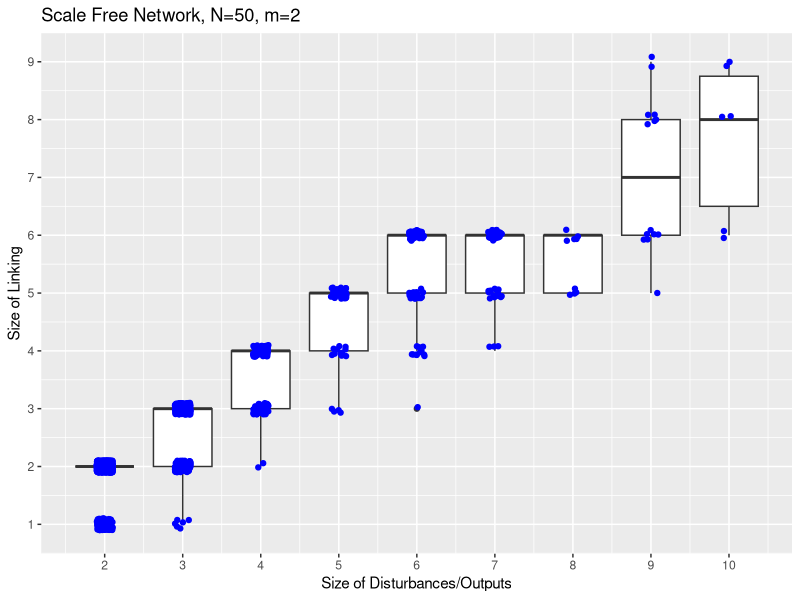
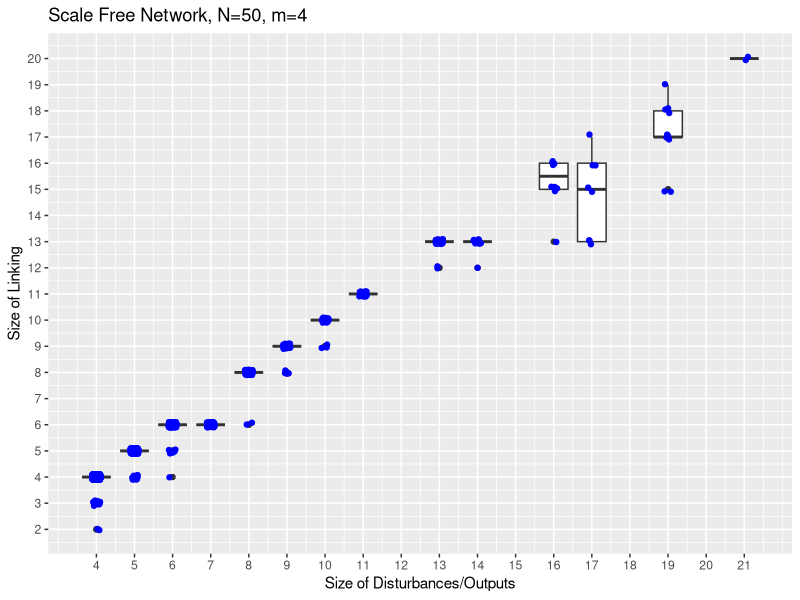
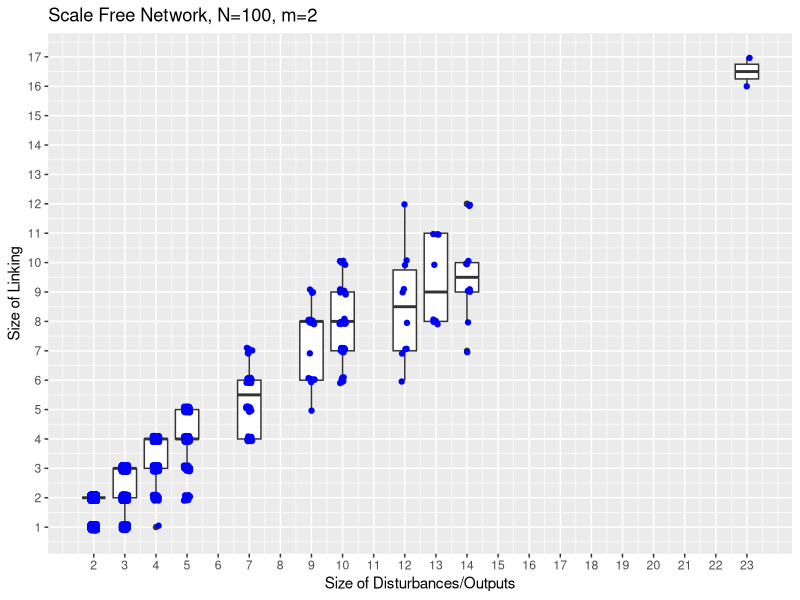
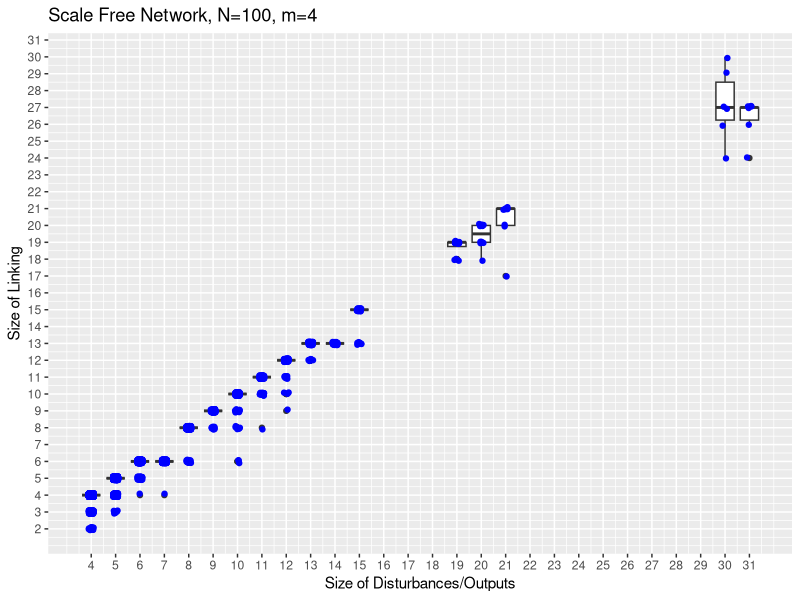
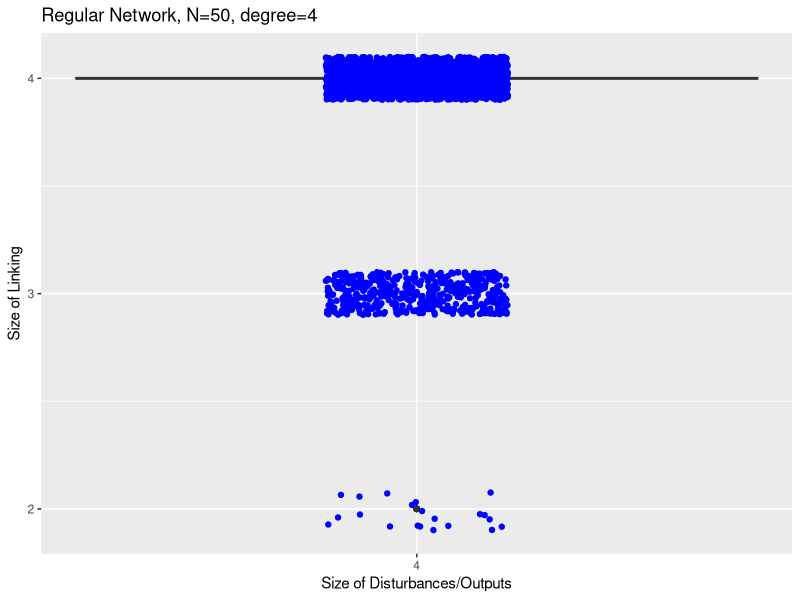
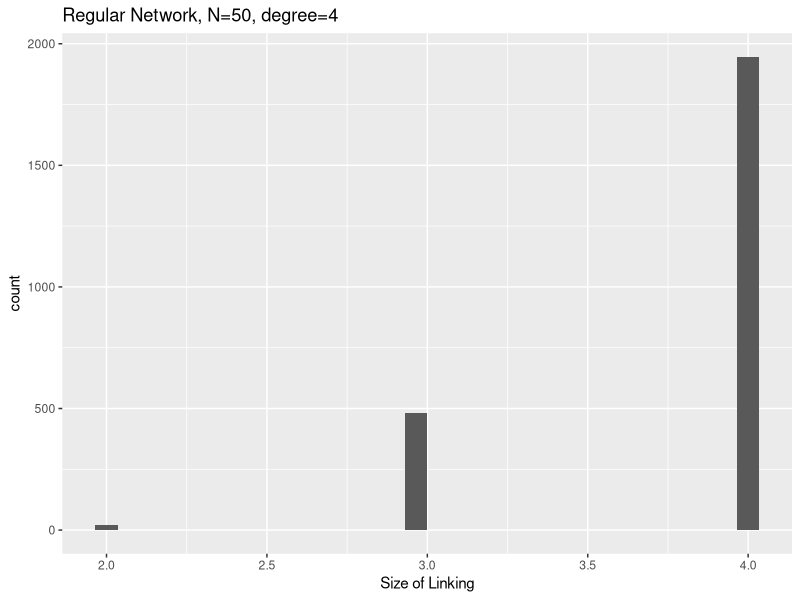
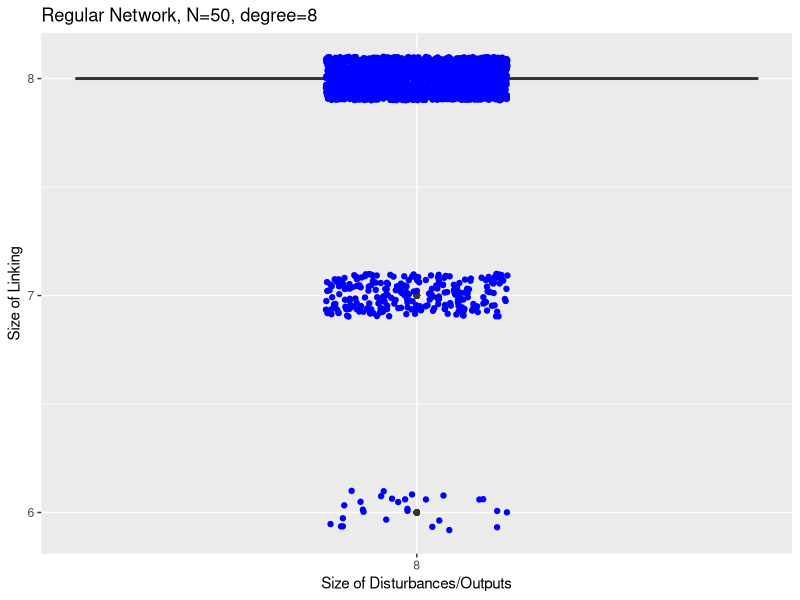
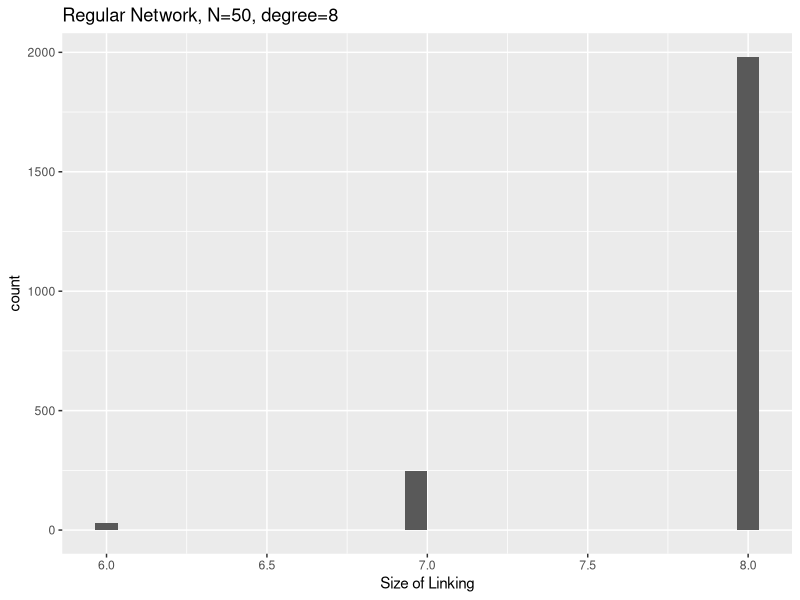

Write the R code that produced these figures, in order.
## ---- chunk 1
library(ggplot2)
## ---- chunk 2
data.N50m2 <- read.csv(file="linking_50_2.csv") 
data.N50m4 <- read.csv(file="linking_50_4.csv")
data.N100m2 <- read.csv(file="linking_100_2.csv")
data.N100m4 <- read.csv(file="linking_100_4.csv")


data.N50m2.R <- read.csv(file="regular_50_2.csv") 
data.N50m4.R <- read.csv(file="regular_50_4.csv")
data.N100m2.R <- read.csv(file="regular_100_2.csv")
data.N100m4.R <- read.csv(file="regular_100_4.csv")


data.N50m2.SW <- read.csv(file="small_50_2.csv")
data.N50m4.SW <- read.csv(file="small_50_4.csv")


## ---- chunk 3
dat <- data.N50m2
colnames(dat) <- c("y", "x")
ggplot(data=dat, aes(x=x, y=y))  +
  geom_boxplot(aes(group=x)) +
  geom_jitter(aes(group=x), color="blue", position = position_jitter(width = 0.1, height=0.1)) + 
  labs(x="Size of Disturbances/Outputs", y="Size of Linking", title="Scale Free Network, N=50, m=2") +
  scale_x_continuous(breaks = round(seq(min(dat$x), max(dat$x), by = 1),1)) +
  scale_y_continuous(breaks = round(seq(min(dat$y), max(dat$y), by = 1),1))



dat <- data.N50m4
colnames(dat) <- c("y", "x")
ggplot(data=dat, aes(x=x, y=y))  +
  geom_boxplot(aes(group=x)) +
  geom_jitter(aes(group=x), color="blue", position = position_jitter(width = 0.1, height=0.1)) + 
  labs(x="Size of Disturbances/Outputs", y="Size of Linking", title="Scale Free Network, N=50, m=4") +
  scale_x_continuous(breaks = round(seq(min(dat$x), max(dat$x), by = 1),1)) +
  scale_y_continuous(breaks = round(seq(min(dat$y), max(dat$y), by = 1),1))

dat <- data.N100m2
colnames(dat) <- c("y", "x")
ggplot(data=dat, aes(x=x, y=y))  +
  geom_boxplot(aes(group=x)) +
  geom_jitter(aes(group=x), color="blue", position = position_jitter(width = 0.1, height=0.1)) + 
  labs(x="Size of Disturbances/Outputs", y="Size of Linking", title="Scale Free Network, N=100, m=2") +
  scale_x_continuous(breaks = round(seq(min(dat$x), max(dat$x), by = 1),1)) +
  scale_y_continuous(breaks = round(seq(min(dat$y), max(dat$y), by = 1),1))
  
  

dat <- data.N100m4
colnames(dat) <- c("y", "x")
ggplot(data=dat, aes(x=x, y=y))  +
  geom_boxplot(aes(group=x)) +
  geom_jitter(aes(group=x), color="blue", position = position_jitter(width = 0.1, height=0.1)) + 
  labs(x="Size of Disturbances/Outputs", y="Size of Linking", title="Scale Free Network, N=100, m=4") +
  scale_x_continuous(breaks = round(seq(min(dat$x), max(dat$x,dat$y), by = 1),1)) +
  scale_y_continuous(breaks = round(seq(min(dat$y), max(dat$x,dat$y), by = 1),1))
## ---- chunk 4
dat <- data.N50m2.R[data.N50m2.R$degree==4,]
colnames(dat) <- c("y", "x")
ggplot(data=dat, aes(x=x, y=y))  +
  geom_boxplot(aes(group=x)) +
  geom_jitter(aes(group=x), color="blue", position = position_jitter(width = 0.1, height=0.1)) + 
  labs(x="Size of Disturbances/Outputs", y="Size of Linking", title="Regular Network, N=50, degree=4") +
  scale_x_continuous(breaks = round(seq(min(dat$x), max(dat$x), by = 1),1)) +
  scale_y_continuous(breaks = round(seq(min(dat$y), max(dat$y), by = 1),1))

ggplot(data=dat, aes(x=y))  +
  geom_histogram() + 
  labs(x="Size of Linking", title="Regular Network, N=50, degree=4")



dat <- data.N50m4.R[data.N50m4.R$degree==8,]
colnames(dat) <- c("y", "x")
ggplot(data=dat, aes(x=x, y=y))  +
  geom_boxplot(aes(group=x)) +
  geom_jitter(aes(group=x), color="blue", position = position_jitter(width = 0.1, height=0.1)) + 
  labs(x="Size of Disturbances/Outputs", y="Size of Linking", title="Regular Network, N=50, degree=8") +
  scale_x_continuous(breaks = round(seq(min(dat$x), max(dat$x), by = 1),1)) +
  scale_y_continuous(breaks = round(seq(min(dat$y), max(dat$y), by = 1),1))

ggplot(data=dat, aes(x=y))  +
  geom_histogram() + 
  labs(x="Size of Linking", title="Regular Network, N=50, degree=8")


dat <- data.N100m2.R[data.N100m2.R$degree==4,]
colnames(dat) <- c("y", "x")
ggplot(data=dat, aes(x=x, y=y))  +
  geom_boxplot(aes(group=x)) +
  geom_jitter(aes(group=x), color="blue", position = position_jitter(width = 0.1, height=0.1)) + 
  labs(x="Size of Disturbances/Outputs", y="Size of Linking", title="Regular Network, N=100, degree=4") +
  scale_x_continuous(breaks = round(seq(min(dat$x), max(dat$x), by = 1),1)) +
  scale_y_continuous(breaks = round(seq(min(dat$y), max(dat$y), by = 1),1))
  
ggplot(data=dat, aes(x=y))  +
  geom_histogram() + 
  labs(x="Size of Linking", title="Regular Network, N=100, degree=4")
  

dat <- data.N100m4.R[data.N100m4.R$degree==8,]
colnames(dat) <- c("y", "x")
ggplot(data=dat, aes(x=x, y=y))  +
  geom_boxplot(aes(group=x)) +
  geom_jitter(aes(group=x), color="blue", position = position_jitter(width = 0.1, height=0.1)) + 
  labs(x="Size of Disturbances/Outputs", y="Size of Linking", title="Regular Network, N=100, degree=8") +
  scale_x_continuous(breaks = round(seq(min(dat$x), max(dat$x,dat$y), by = 1),1)) +
  scale_y_continuous(breaks = round(seq(min(dat$y), max(dat$x,dat$y), by = 1),1))

ggplot(data=dat, aes(x=y))  +
  geom_histogram() + 
  labs(x="Size of Linking", title="Regular Network, N=100, degree=8")
  
## ---- chunk 5
dat <- data.N50m2.SW
colnames(dat) <- c("y", "x")
ggplot(data=dat, aes(x=x, y=y))  +
  geom_boxplot(aes(group=x)) +
  geom_jitter(aes(group=x), color="blue", position = position_jitter(width = 0.1, height=0.1)) + 
  labs(x="Size of Disturbances/Outputs", y="Size of Linking", title="Small World Network, N=50, degree=4, Prob.= 0.4") +
  scale_x_continuous(breaks = round(seq(min(dat$x), max(dat$x), by = 1),1)) +
  scale_y_continuous(breaks = round(seq(min(dat$y), max(dat$y), by = 1),1))


dat <- data.N50m4.SW
colnames(dat) <- c("y", "x")
ggplot(data=dat, aes(x=x, y=y))  +
  geom_boxplot(aes(group=x)) +
  geom_jitter(aes(group=x), color="blue", position = position_jitter(width = 0.1, height=0.1)) + 
  labs(x="Size of Disturbances/Outputs", y="Size of Linking", title="Small World Network, N=50, degree=8, Prob.= 0.4") +
  scale_x_continuous(breaks = round(seq(min(dat$x), max(dat$x), by = 1),1)) +
  scale_y_continuous(breaks = round(seq(min(dat$y), max(dat$y), by = 1),1))


